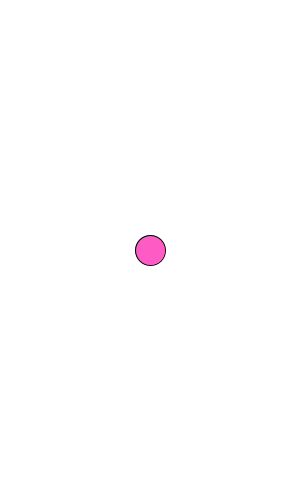
Frame 1 (no input)
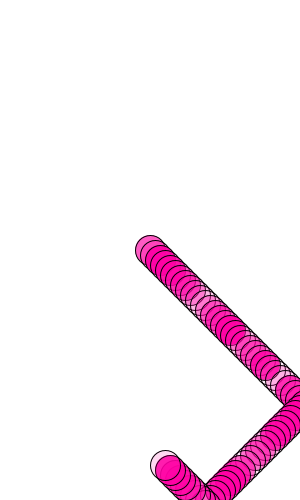
Frame 60 (the mouse pressed at the canvas centre just before this capture)
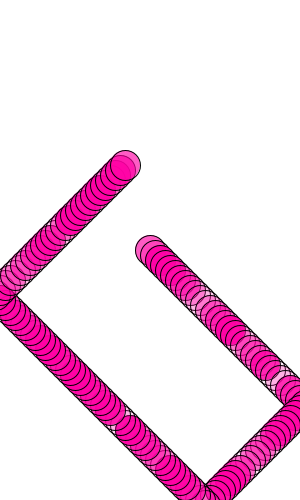
Frame 120 (the mouse held since frame 60 and released just before this capture)

The Processing sketch that drew these frames (run headless with seeded random() and noise(); from frame 60 on, the mouse is pressed at the canvas centre):

// Processing sketch: processing_90984
// ── processing_90984.pde

float x;
float y;
float speedX;
float speedY;
void setup() {
  size(300, 500);
  frameRate(24);
  smooth();
  background(255);
  x = width/2;
  y = height/2;
  speedX = 5;
  speedY = 5;
}

void draw() {

  fill (255,0,164,random(255));
  //noStroke();
  ellipse(x, y, 30, 30);

  x = x + speedX;
  y = y + speedY;


 
  if (x > width || x < 0) {
    speedX *= - 1;
  }

  if (y > height || y < 0) {
    speedY *= - 1;
  }
}
